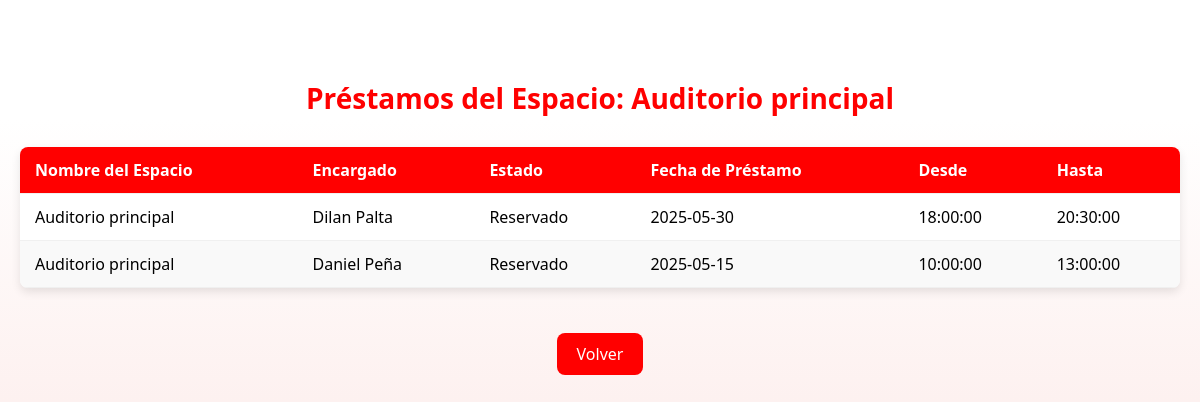
The app's page /ADMINISTRADOR/tabla_prestamos_espacios.php?nom_espacio=Auditorio principal with its own data.
### tables this page shows
CREATE TABLE IF NOT EXISTS `prestamos_espacios` (
  `id_prestamo_espacio` int NOT NULL AUTO_INCREMENT,
  `espacio` varchar(255) NOT NULL,
  `nom_persona` varchar(255) NOT NULL,
  `estado` enum('Reservado','Terminado','Cancelado') NOT NULL,
  `dia_prestamo` datetime DEFAULT CURRENT_TIMESTAMP,
  `fecha_entrega` date NOT NULL,
  `desde` time NOT NULL,
  `hasta` time NOT NULL,
  `fecha_devolucion` datetime NOT NULL,
  PRIMARY KEY (`id_prestamo_espacio`)
);

### ADMINISTRADOR/tabla_prestamos_espacios.php (the view, shortened to what this page needs)
<?php
$conexion = new mysqli("localhost", "root", "", "basededatos");
$nom_espacio = isset($_GET['nom_espacio']) ? $_GET['nom_espacio'] : '';
$registros_por_pagina = 10;
$pagina_actual = isset($_GET['pagina']) ? (int)$_GET['pagina'] : 1;
$offset = ($pagina_actual - 1) * $registros_por_pagina;
$sql = "SELECT espacio, nom_persona, estado, fecha_entrega, desde, hasta
        FROM prestamos_espacios
        WHERE estado = 'Reservado' AND espacio = ?
        ORDER BY fecha_entrega DESC, desde ASC
        LIMIT ? OFFSET ?";
$stmt = $conexion->prepare($sql);
$stmt->bind_param("sii", $nom_espacio, $registros_por_pagina, $offset);
$stmt->execute();
$resultado = $stmt->get_result();
?>
<!DOCTYPE html>
<html lang="es">
<head>
</head>
<body>
    <div class="container">
        <h1>Préstamos del Espacio: <?php echo htmlspecialchars($nom_espacio); ?></h1>
        <?php if ($resultado->num_rows > 0): ?>
            <div class="table-container">
                <table>
                    <thead>
                        <tr>
                            <th>Nombre del Espacio</th>
                            <th>Encargado</th>
                            <th>Estado</th>
                            <th>Fecha de Préstamo</th>
                            <th>Desde</th>
                            <th>Hasta</th>
                        </tr>
                    </thead>
                    <tbody>
                        <?php while ($fila = $resultado->fetch_assoc()): ?>
                            <tr>
                                <td><?php echo htmlspecialchars($fila['espacio']); ?></td>
                                <td><?php echo htmlspecialchars($fila['nom_persona']); ?></td>
                                <td><?php echo htmlspecialchars($fila['estado']); ?></td>
                                <td><?php echo htmlspecialchars($fila['fecha_entrega']); ?></td>
                                <td><?php echo htmlspecialchars($fila['desde']); ?></td>
                                <td><?php echo htmlspecialchars($fila['hasta']); ?></td>
                            </tr>
                        <?php endwhile; ?>
                    </tbody>
                </table>
            </div>
        <?php else: ?>
            <div class="no-results">
                <p>No se encontraron préstamos para este espacio.</p>
            </div>
        <?php endif; ?>
        <div style="text-align: center;">
            <a href="asignar_espacio.php" class="back-button">Volver</a>
        </div>
    </div>
</body>
</html>

### ADMINISTRADOR/tabla_prestamos_espacios.php (style rules this page uses)
:root { --primary-color: #ff0000; --primary-hover: #D62828; --background-gradient: linear-gradient(to bottom, white 10%, #FADBD8); --box-shadow: 0 4px 10px rgba(0, 0, 0, 0.1); --border-radius: 8px; }
html, body { margin: 0; padding: 0; font-family: 'Segoe UI', Arial, sans-serif; background: var(--background-gradient); min-height: 100vh; }
.container { max-width: 1200px; margin: 40px auto; padding: 20px; }
h1 { color: var(--primary-color); text-align: center; margin-bottom: 30px; font-size: 28px; }
.table-container { overflow-x: auto; background-color: white; border-radius: var(--border-radius); box-shadow: var(--box-shadow); margin-bottom: 25px; }
table { width: 100%; border-collapse: collapse; min-width: 600px; }
th, td { padding: 12px 15px; text-align: left; border-bottom: 1px solid #f0f0f0; }
th { background-color: var(--primary-color); color: white; font-weight: 600; position: sticky; top: 0; }
tr:nth-child(even) { background-color: #f9f9f9; }
.back-button { display: inline-block; padding: 10px 20px; background-color: var(--primary-color); color: white; text-decoration: none; border-radius: var(--border-radius); margin-top: 20px; transition: background-color 0.3s, transform 0.2s; }

### records on screen
prestamos_espacios: espacio "Auditorio principal", nom_persona "Dilan Palta", estado "Reservado", fecha_entrega "2025-05-30", desde "18:00:00", hasta "20:30:00"
prestamos_espacios: espacio "Auditorio principal", nom_persona "Daniel Peña", estado "Reservado", fecha_entrega "2025-05-15", desde "10:00:00", hasta "13:00:00"

### other values on screen
$nom_espacio "Auditorio principal"
